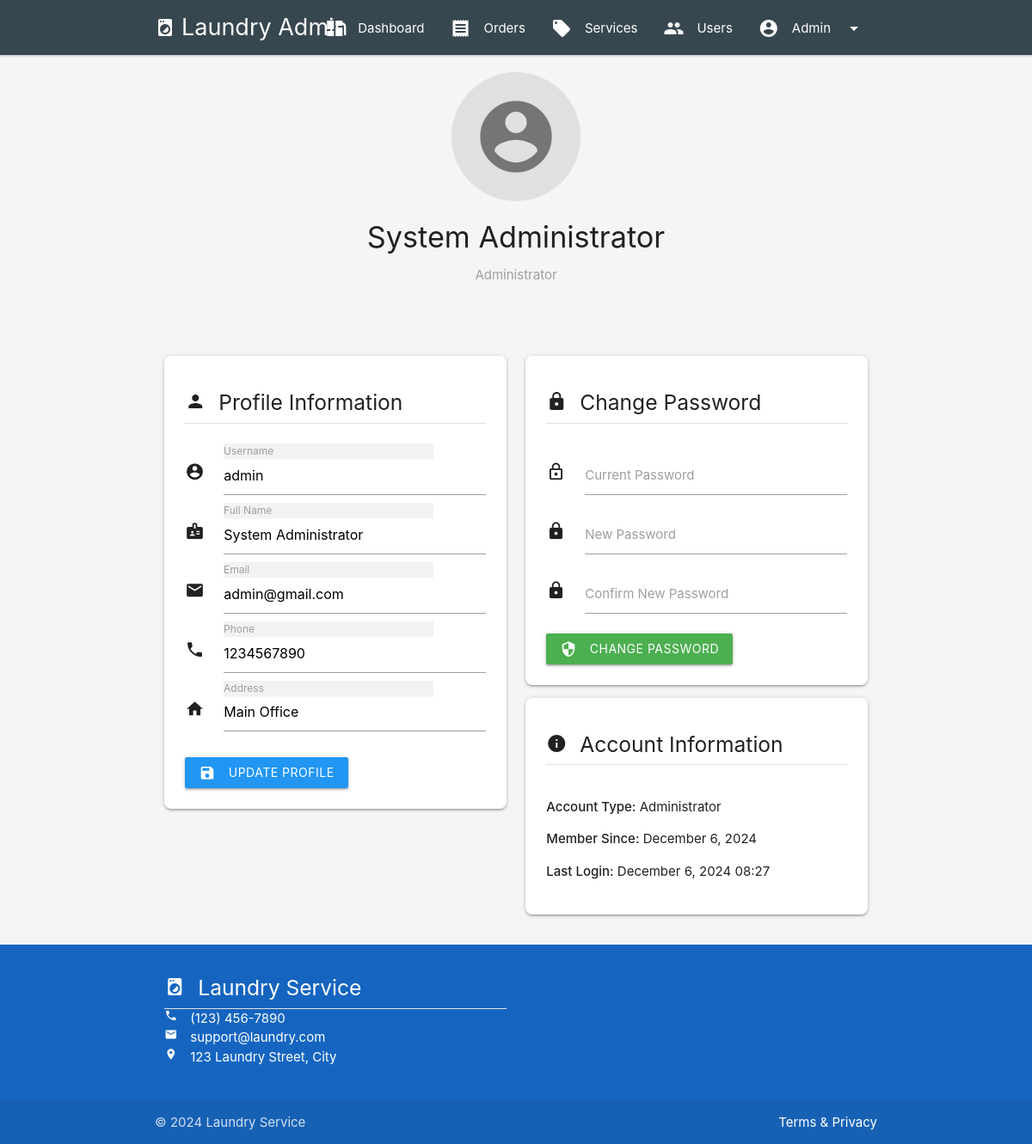
Screenshot of /admin/profile.php (signed in) with the database file from the repository.
### tables this page shows
CREATE TABLE `users` (
  `user_id` int(11) NOT NULL,
  `username` varchar(50) NOT NULL,
  `email` varchar(100) NOT NULL,
  `password` varchar(255) NOT NULL,
  `full_name` varchar(100) DEFAULT NULL,
  `phone` varchar(20) DEFAULT NULL,
  `address` text DEFAULT NULL,
  `role` enum('customer','admin') DEFAULT 'customer',
  `created_at` timestamp NOT NULL DEFAULT current_timestamp(),
  `last_login` timestamp NULL DEFAULT NULL,
  `status` enum('active','blocked') DEFAULT 'active'
);

### admin/profile.php (the view, shortened to what this page needs)
<?php
require_once '../includes/db_connect.php';
$stmt = $pdo->prepare("SELECT * FROM users WHERE user_id = ? AND role = 'admin'");
$stmt->execute([$_SESSION['user_id']]);
$admin = $stmt->fetch();
?>
<!DOCTYPE html>
<html>
<head>
    <link rel="stylesheet" href="https://cdnjs.cloudflare.com/ajax/libs/materialize/1.0.0/css/materialize.min.css">
</head>
<body class="grey lighten-4">
    <?php include 'includes/admin_nav.php'; ?>
    <div class="container">
        <div class="row">
            <div class="col s12">
                <div class="profile-header center-align">
                    <div class="profile-avatar">
                        <i class="material-icons">account_circle</i>
                    </div>
                    <h4><?php echo htmlspecialchars($admin['full_name']); ?></h4>
                    <p class="grey-text">Administrator</p>
                </div>
            </div>
        </div>
        <div class="row">
            <div class="col s12 m6">
                <div class="card-panel">
                    <h5><i class="material-icons left">person</i>Profile Information</h5>
                    <div class="divider"></div>
                    <br>
                    <form method="POST" action="">
                        <div class="input-field">
                            <i class="material-icons prefix">account_circle</i>
                            <input type="text" id="username" name="username" value="<?php echo htmlspecialchars($admin['username']); ?>" required>
                            <label for="username">Username</label>
                        </div>
                        <div class="input-field">
                            <i class="material-icons prefix">badge</i>
                            <input type="text" id="full_name" name="full_name" value="<?php echo htmlspecialchars($admin['full_name']); ?>" required>
                            <label for="full_name">Full Name</label>
                        </div>
                        <div class="input-field">
                            <i class="material-icons prefix">email</i>
                            <input type="email" id="email" name="email" value="<?php echo htmlspecialchars($admin['email']); ?>" required>
                            <label for="email">Email</label>
                        </div>
                        <div class="input-field">
                            <i class="material-icons prefix">phone</i>
                            <input type="tel" id="phone" name="phone" value="<?php echo htmlspecialchars($admin['phone']); ?>">
                            <label for="phone">Phone</label>
                        </div>
                        <div class="input-field">
                            <i class="material-icons prefix">home</i>
                            <textarea id="address" name="address" class="materialize-textarea"><?php echo htmlspecialchars($admin['address']); ?></textarea>
                            <label for="address">Address</label>
                        </div>
                        <button class="btn waves-effect waves-light blue" type="submit">
                            <i class="material-icons left">save</i>
                            Update Profile
                        </button>
                    </form>
                </div>
            </div>
            <div class="col s12 m6">
                <div class="card-panel">
                    <h5><i class="material-icons left">lock</i>Change Password</h5>
                    <div class="divider"></div>
                    <br>
                    <form method="POST" action="" id="passwordForm">
                        <div class="input-field">
                            <i class="material-icons prefix">lock_outline</i>
                            <input type="password" id="current_password" name="current_password" required>
                            <label for="current_password">Current Password</label>
                        </div>
                        <div class="input-field">
                            <i class="material-icons prefix">lock</i>
                            <input type="password" id="new_password" name="new_password" required>
                            <label for="new_password">New Password</label>
                        </div>
                        <div class="input-field">
                            <i class="material-icons prefix">lock</i>
                            <input type="password" id="confirm_password" name="confirm_password" required>
                            <label for="confirm_password">Confirm New Password</label>
                        </div>
                        <button class="btn waves-effect waves-light green" type="submit">
                            <i class="material-icons left">security</i>
                            Change Password
                        </button>
                    </form>
                </div>
                <div class="card-panel">
                    <h5><i class="material-icons left">info</i>Account Information</h5>
                    <div class="divider"></div>
                    <br>
                    <p><strong>Account Type:</strong> Administrator</p>
                    <p><strong>Member Since:</strong> <?php echo date('F j, Y', strtotime($admin['created_at'])); ?></p>
                    <p><strong>Last Login:</strong> <?php echo date('F j, Y H:i', strtotime($admin['last_login'])); ?></p>
                </div>
            </div>
        </div>
    </div>
    <?php include 'includes/footer.php'; ?>
</body>
</html>

### admin/profile.php (style rules this page uses)
.profile-header { padding: 20px; margin-bottom: 20px; background: #f5f5f5; border-radius: 4px; }
.profile-avatar { width: 150px; height: 150px; margin: 0 auto; display: flex; align-items: center; justify-content: center; background: #e0e0e0; border-radius: 50%; }
.profile-avatar i { font-size: 100px; color: #757575; }
.card-panel { border-radius: 8px; }
.input-field .prefix { font-size: 1.5rem; }

### admin/includes/admin_nav.php (style rules this page uses)
.active { background-color: rgba(0,0,0,0.05); }

### rows the page displays
users: full_name "System Administrator", username "admin", email "admin@gmail.com", phone "1234567890", address "Main Office", created_at "December 6, 2024", last_login "December 6, 2024 08:27"
